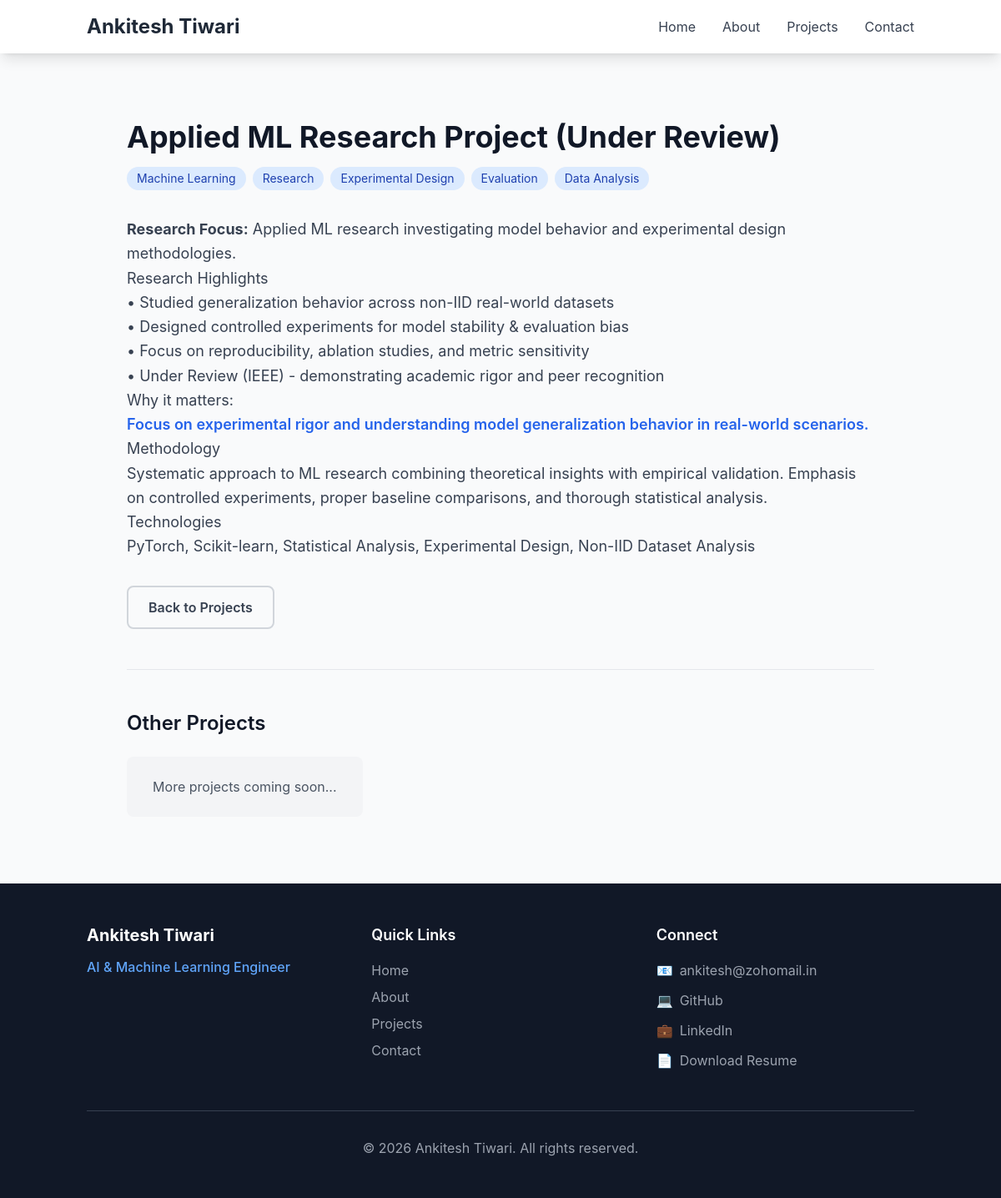
Page /projects/applied-ml-research-in-progress/ on the committed database.
### apps/projects/models.py (models this page shows, shortened)
class Project(models.Model):
    title = models.CharField(max_length=200)
    slug = models.SlugField(unique=True, help_text="URL-friendly version of title")
    description = models.TextField(help_text="Brief description for project cards")
    content = models.TextField(help_text="Full project details")
    technologies = models.CharField(max_length=500, help_text="Comma-separated technologies")
    live_url = models.URLField(blank=True, null=True, help_text="Live project URL")
    github_url = models.URLField(blank=True, null=True, help_text="GitHub repository URL")
    featured_image = models.ImageField(upload_to='projects/', blank=True, null=True)
    order = models.PositiveIntegerField(default=0, help_text="Display order")
    is_featured = models.BooleanField(default=False, help_text="Show in featured section")
    created_at = models.DateTimeField(auto_now_add=True)
    updated_at = models.DateTimeField(auto_now=True)
    class Meta:
        ordering = ['order', '-created_at']
    def get_technologies_list(self):
        return [tech.strip() for tech in self.technologies.split(',') if tech.strip()]

### apps/projects/views.py (the view)
# urls.py: path('<slug:slug>/', views.project_detail, name='detail'),
def project_detail(request, slug):
    project = get_object_or_404(Project, slug=slug)
    context = {
        'project': project,
    }
    return render(request, 'projects/detail.html', context)

### templates/projects/detail.html (shortened to what this page needs)
{% extends 'base.html' %}
{% block content %}
<section class="py-20">
    <div class="container mx-auto px-4">
        <div class="max-w-4xl mx-auto">
            <h1 class="text-4xl font-bold mb-4">{{ project.title }}</h1>
            <div class="flex flex-wrap gap-2 mb-8">
                {% for tech in project.get_technologies_list %}
                    <span class="px-3 py-1 bg-blue-100 text-blue-800 text-sm rounded-full">{{ tech }}</span>
                {% endfor %}
            </div>
            <div class="prose max-w-none mb-8">
                <div class="text-gray-700 text-lg leading-relaxed">{{ project.content|safe }}</div>
            </div>
            <div class="flex space-x-6 mb-12">
                <a href="{% url 'projects:list' %}" class="border-2 border-gray-300 text-gray-700 px-6 py-3 rounded-lg font-semibold hover:bg-gray-100 transition-colors">Back to Projects</a>
            </div>
            <div class="border-t pt-12">
                <h3 class="text-2xl font-semibold mb-6">Other Projects</h3>
                <div class="grid grid-cols-1 md:grid-cols-2 lg:grid-cols-3 gap-6">
                    <div class="bg-gray-100 p-6 rounded-lg text-center text-gray-600">
                        <p>More projects coming soon...</p>
                    </div>
                </div>
            </div>
        </div>
    </div>
</section>
{% endblock %}

### static/css/style.css (style rules this page uses)
body { margin: 0; font-family: -apple-system, BlinkMacSystemFont, 'Segoe UI', 'Roboto', 'Oxygen', 'Ubuntu', 'Cantarell', 'Fira Sans', 'Droid Sans', 'Helvetica Neue', sans-serif; -webkit-font-smoothing: antialiased; -moz-osx-font-smoothing: grayscale; }
.fade-in { animation: fadeIn 0.6s ease-out; }

### rows in the picture
Project: title "Applied ML Research Project (Under Review)", content "Research Focus: Applied ML research investigating model behavior and experimental design methodologies. Research Highlights • Studied generalization behavior across non-IID real-world datasets • Designed controlled experiments for model stability & evaluation bias • Focus on reproducibility, ablation studies, and metric sensitivity • Under Review (IEEE) - demonstrating academic rigor and peer recognition Why it matters: Focus on experimental rigor and understanding model generalization behavior in real-world scenarios. Methodology Systematic approach to ML research combining theoretical insights with empirical validation. Emphasis on controlled experiments, proper baseline comparisons, and…"

### other values in the picture
{{ tech }} "Machine Learning" "Research" "Experimental Design" "Evaluation" "Data Analysis"
